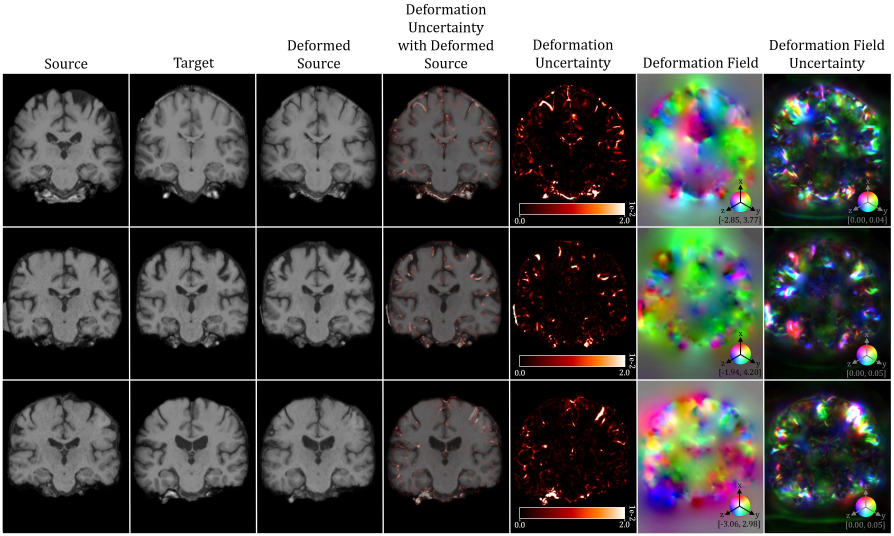
#> input picture TransMorph/example_imgs/Brain_uncertainty.jpg, 2680 x 1607 px (shown at 1/3 size); its folder holds only this picture in this run
$ python -i quality.py   (imports and definitions only)
#> lines starting #> are read from the running program, lines starting #| are printed output that depends on the picture; after the words box and inside, x2 and y2 are one past the last pixel; in counts of white or black regions, pixels touching at a corner belong together
import cv2
import numpy as np
import torch
from scipy.ndimage import correlate

EPSILON = 1e-6


def get_mask(image: np.array, morph_kernel: int = 5, return_draw: bool = False) -> np.array:
    _, binary = cv2.threshold(image, 130, 255, cv2.THRESH_BINARY_INV + cv2.THRESH_OTSU)

    # close operate
    close = cv2.dilate(binary, cv2.getStructuringElement(cv2.MORPH_ELLIPSE, (morph_kernel, morph_kernel)))
    close = cv2.erode(close, cv2.getStructuringElement(cv2.MORPH_ELLIPSE, (morph_kernel, morph_kernel)))

    contours, _ = cv2.findContours(close, cv2.RETR_EXTERNAL, cv2.CHAIN_APPROX_NONE)

    if len(contours) > 0:
        if return_draw:
            mask = cv2.cvtColor(image, cv2.COLOR_GRAY2BGR)
        else:
            mask = np.zeros(image.shape, dtype=np.float32)
        for i, c in enumerate(contours):
            if cv2.contourArea(c) > 500:
                if return_draw:
                    cv2.drawContours(mask, contours, i, [0, 0, 255])
                else:
                    cv2.fillPoly(mask, [c], (1.0))
    else:
        mask = np.ones(image.shape).astype(np.float32)

    return mask


def calc_quality(image: np.array, mask: np.array = None, morph_kernel: int = 5) -> np.array:
#> called with morph_kernel = 5
    assert image.ndim == 2
    assert image.dtype == np.uint8
    grady, gradx = np.gradient(image)
    # x = x if x < 64, x = x - 128 if 64 <= x < 192, x = x - 256 if x >= 192
    grady = np.where(grady < 64, grady, grady - 128)
    grady = np.where(grady < 64, grady, grady - 128)
    gradx = np.where(gradx < 64, gradx, gradx - 128)
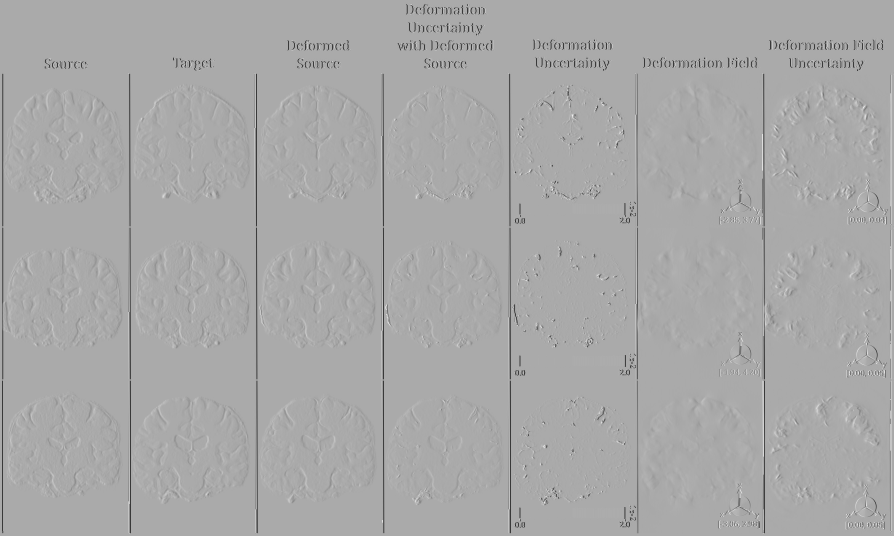
#> gradx: shape (1607, 2680) float64 (shown at 1/3 size); min -127.5, max 63.5, mean -0.9; drawn with min black and max white
    gradx = np.where(gradx < 64, gradx, gradx - 128)

    # compute covariance matrix
    a = gradx * gradx
    b = grady * grady
    c = gradx * grady
    weight = np.ones((10, 10), np.float32)
    a = correlate(a, weight)
    b = correlate(b, weight)
    c = correlate(c, weight)
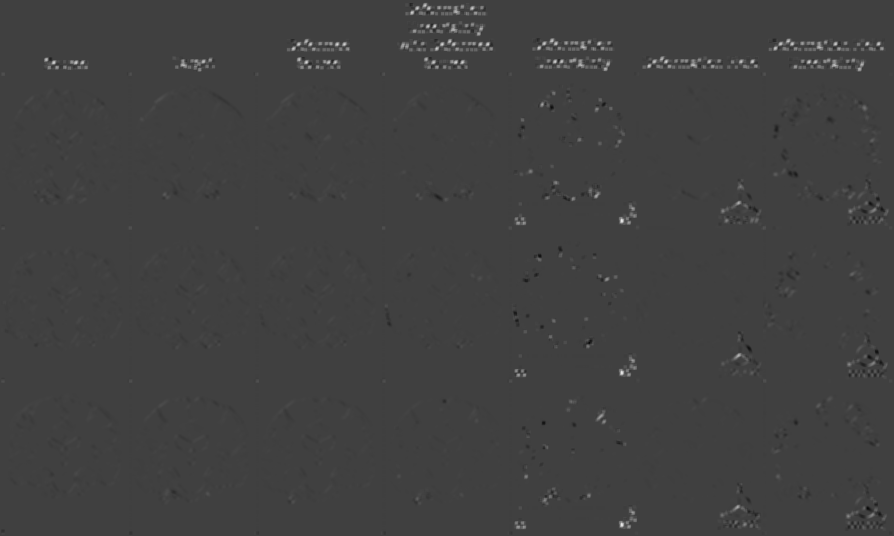
#> c: shape (1607, 2680) float64 (shown at 1/3 size); min -69445.2, max 205465, mean 720.9; drawn with min black and max white

    # compute the eigenvalues
    eigv_max = ((a + b) + np.sqrt(pow(a - b, 2) + 4 * pow(c, 2))) / 2.0
    eigv_min = ((a + b) - np.sqrt(pow(a - b, 2) + 4 * pow(c, 2))) / 2.0
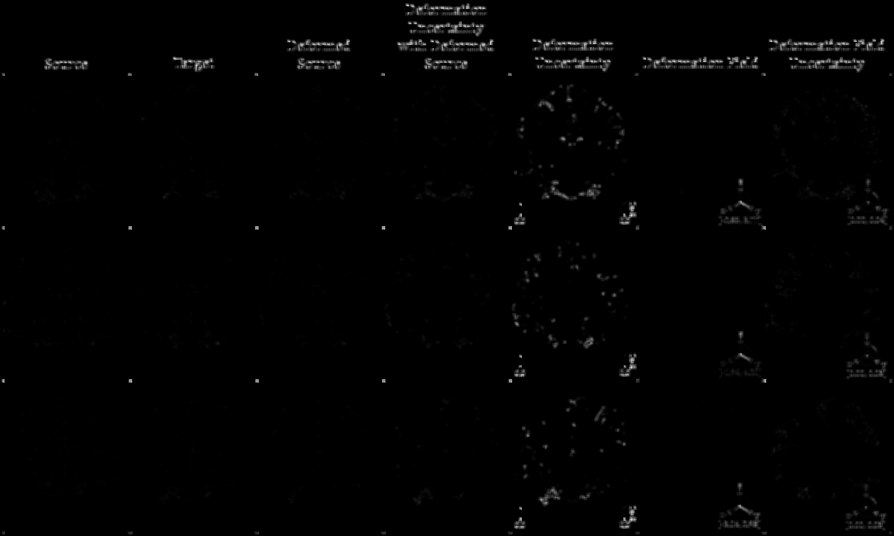
#> eigv_min: shape (1607, 2680) float64 (shown at 1/3 size); min 0, max 271797.8, mean 2284.4; drawn with min black and max white

    # compute mask
    if mask is None:
        mask = get_mask(image, morph_kernel)
#> in get_mask, `_, binary = cv2.threshold(image, 130, 255, cv2.THRESH_BINARY_INV + cv2..`:
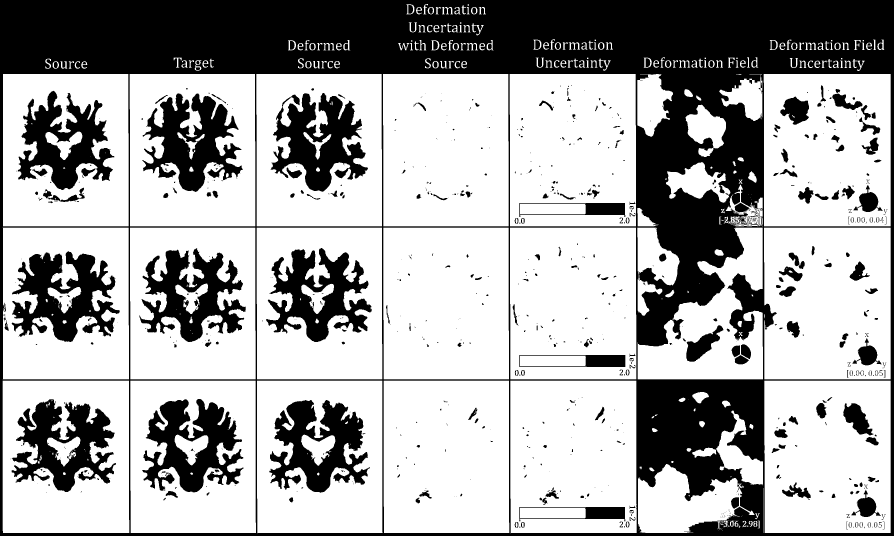
#> binary: shape (1607, 2680) (shown at 1/3 size); 66.1% white; 873 black regions (491 under 20 px), largest, box (x1, y1, x2, y2) and area: (0, 0, 2680, 1607) 964563, (35, 754, 359, 1026) 46425, (811, 279, 1104, 575) 45697
#> in get_mask, `close = cv2.dilate(binary, cv2.getStructuringElement(cv2.MORPH_ELLIPSE..`: close: shape (1607, 2680); 71.3% white; 420 black regions (214 under 20 px), largest, box (x1, y1, x2, y2) and area: (0, 0, 2680, 1607) 831877, (432, 282, 725, 574) 38216, (816, 281, 1101, 573) 38115
#> in get_mask, `close = cv2.erode(close, cv2.getStructuringElement(cv2.MORPH_ELLIPSE, ..`: close: shape (1607, 2680); 67.5% white; 311 black regions (23 under 20 px)
#> in get_mask, `contours, _ = cv2.findContours(close, cv2.RETR_EXTERNAL, cv2.CHAIN_APP..`: contours = 183 contours, 38 with area under 20; largest, box (x1, y1, x2, y2) and area: (8, 222, 2672, 1600) 3312960, (2076, 1232, 2289, 1456) 13328, (1912, 222, 2019, 410) 12770, (1998, 486, 2191, 608) 11782, (2056, 314, 2178, 471) 10222
#> the loop in get_mask, `for i, c in enumerate(contours):` made 183 passes
#> c on passes 1 to 3: [[1915, 1592]], [[2166, 1590], [2166, 1591], [2167, 1590]], [[2166, 1584]]
#> after the loop in get_mask, `for i, c in enumerate(contours):`:
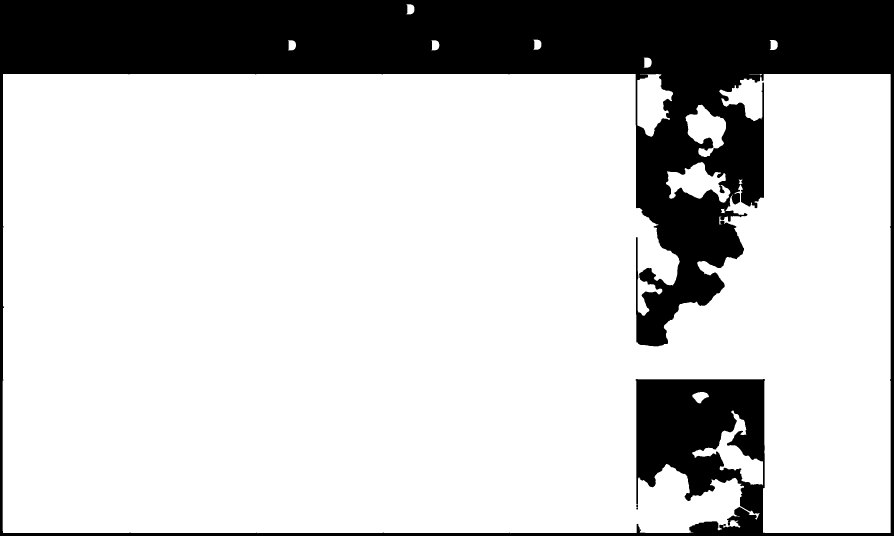
#> mask: shape (1607, 2680) float32 (shown at 1/3 size); values 0 (black) and 1 (white), 78.3% white; 1 black region, box (x1, y1, x2, y2) and area: (0, 0, 2680, 1607) 932586
        mask = cv2.GaussianBlur(mask * 1.0, (7, 7), 0)

    # compute ocl
    ocl = np.where(eigv_max < EPSILON, EPSILON, 1.0 - eigv_min / (eigv_max + EPSILON))
    ocl = ocl * mask

    # compute sc
    sc = pow(eigv_max - eigv_min, 2) / pow(eigv_max + eigv_min + EPSILON, 2)
    sc = sc * mask
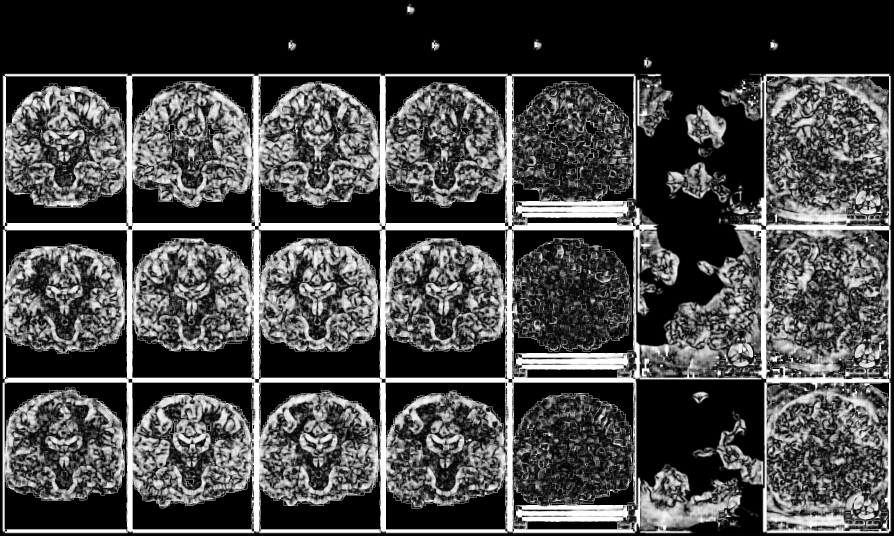
#> sc: shape (1607, 2680) float64 (shown at 1/3 size); min 0, max 1, mean 0.289

    # compute coh
    coh = (eigv_max - eigv_min) / (eigv_max + eigv_min + EPSILON)
    coh = coh * mask
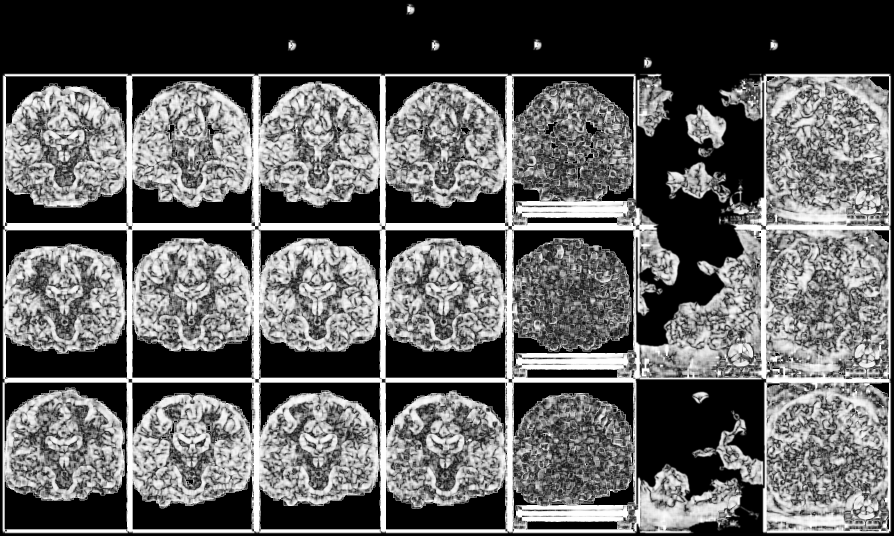
#> coh: shape (1607, 2680) float64 (shown at 1/3 size); min 0, max 1, mean 0.386

    score = sc  # ocl

    return score


def calc_quality_torch(tensor: torch.Tensor) -> torch.Tensor:
    array = tensor.cpu().numpy()
    score = [[calc_quality(np.squeeze(a))] for a in array]
    score = torch.Tensor(np.array(score)).cuda()
    return score


# [28 lines not run here, left out]

    # calc quality with torch
    # tensor = torch.rand(size=(4, 1, 256, 256), device="cuda")
    # score = calc_quality_torch(tensor)

>>> import cv2
>>> picture = cv2.imread('TransMorph/example_imgs/Brain_uncertainty.jpg', cv2.IMREAD_GRAYSCALE)
>>> result = calc_quality(picture)

$ run again, on TransMorph/example_imgs/IXI_Brain.jpg
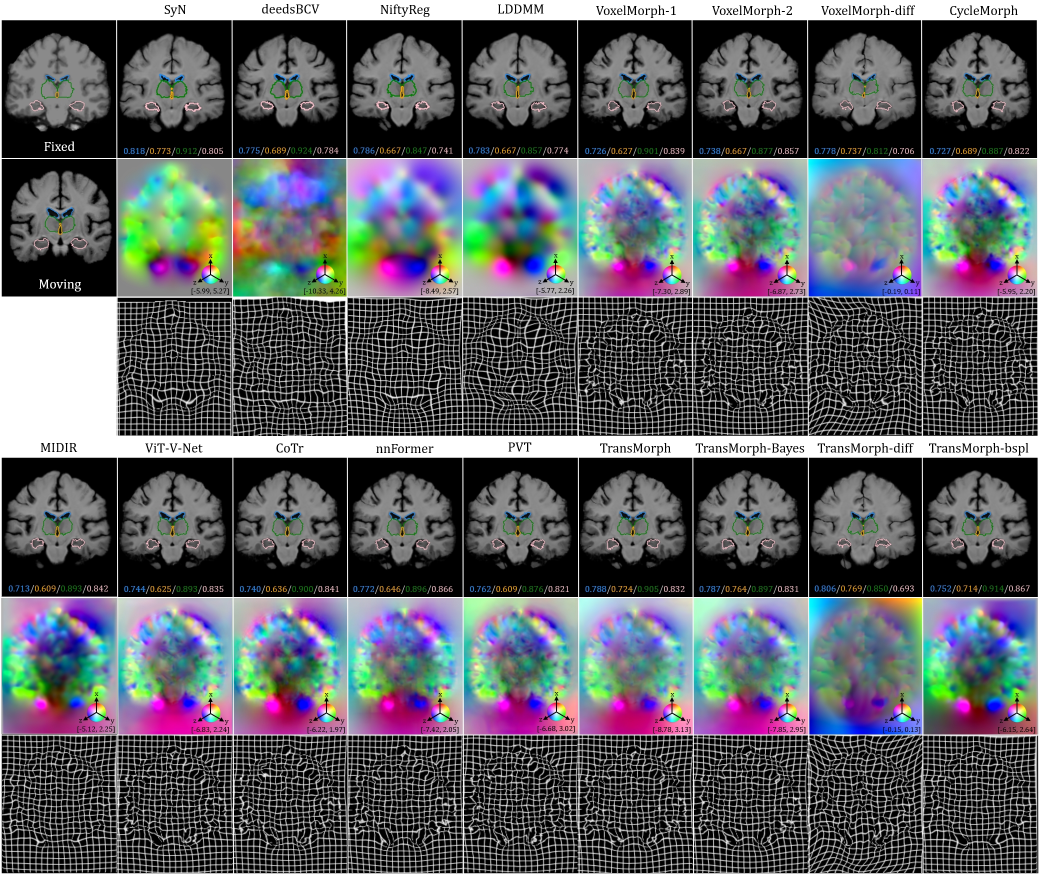
#> input picture TransMorph/example_imgs/IXI_Brain.jpg, 2079 x 1753 px (shown at 1/2 size)
#> in get_mask, `_, binary = cv2.threshold(image, 130, 255, cv2.THRESH_BINARY_INV + cv2..`:
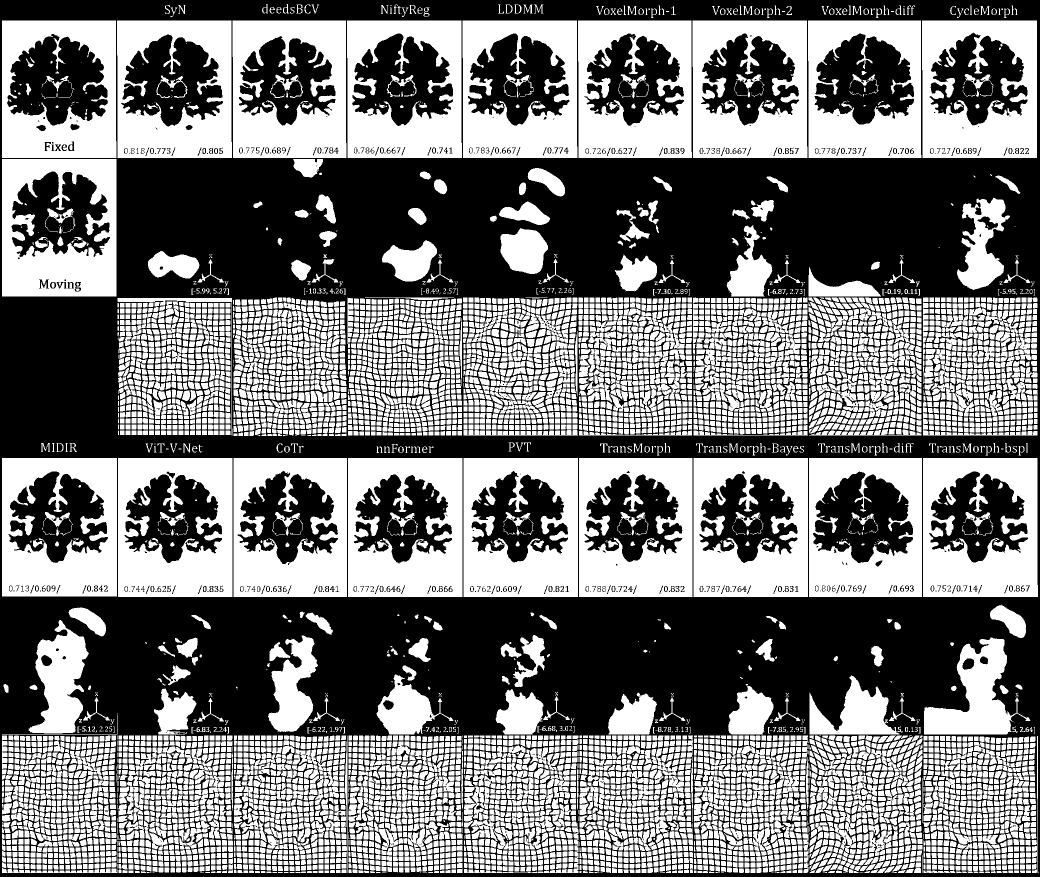
#> binary: shape (1753, 2079) (shown at 1/2 size); 46.5% white; 6964 white regions (568 under 20 px), largest, box (x1, y1, x2, y2) and area: (696, 916, 925, 1194) 42437, (927, 916, 1156, 1194) 42358, (1387, 916, 1616, 1194) 42250
#> contours = 278 contours, 84 with area under 20; largest, box (x1, y1, x2, y2) and area: (4, 1240, 2079, 1746) 645174, (4, 41, 2074, 593) 631771, (4, 916, 2076, 1194) 573152, (235, 451, 2075, 872) 512818, (536, 1271, 689, 1464) 11368
#> the loop in get_mask, `for i, c in enumerate(contours):` made 278 passes
#> c on passes 1 to 3: [[1359, 1462], [1359, 1463]], [[435, 1462], [435, 1463], [436, 1463], [436, 1462]], [[207, 1461], [207, 1462]]
#> in calc_quality, `coh = coh * mask`:
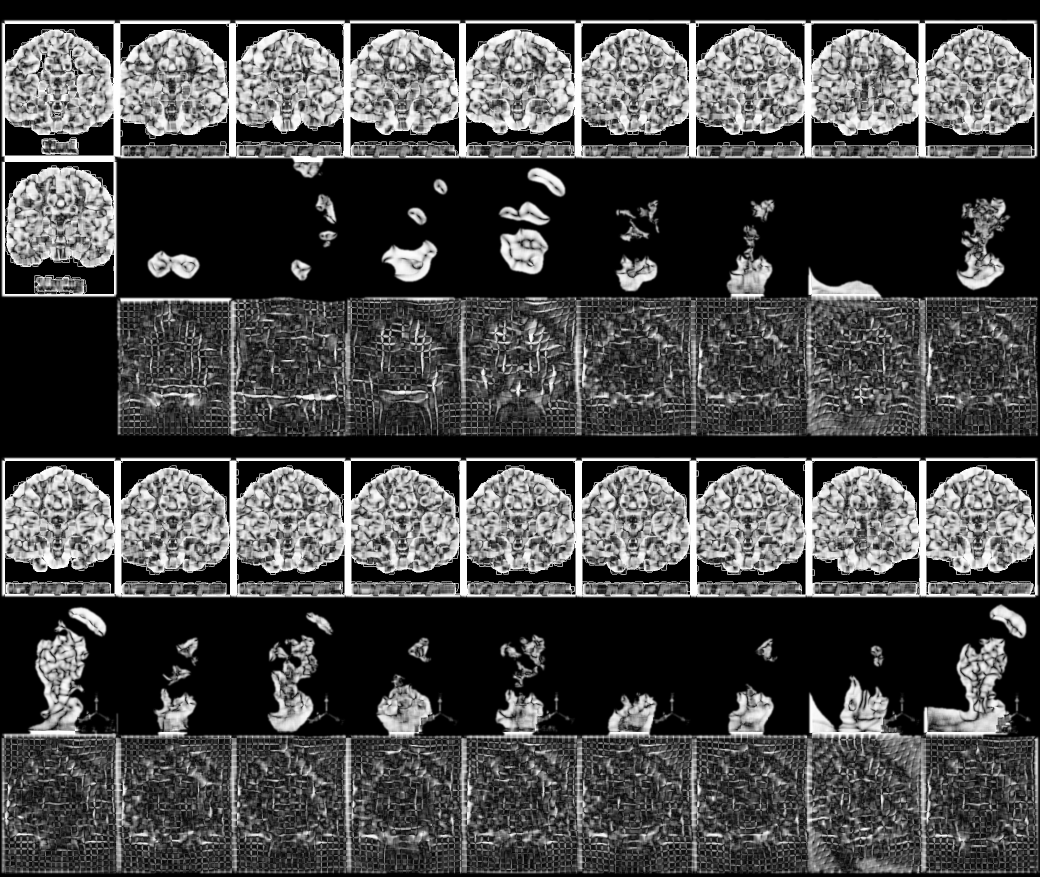
#> coh: shape (1753, 2079) float64 (shown at 1/2 size); min 0, max 1, mean 0.281
